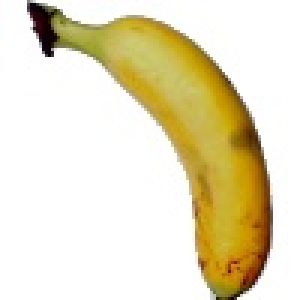
#> input picture fruits_data/Banana/101_100.jpg, 100 x 100 px (shown 3 times larger)
$ jupyter execute Fruit_detection.ipynb
#> lines starting #> are read from the running program, lines starting #| are printed output that depends on the picture
# Fruit Detection with Machine Learning (Python)

[cell 1]
import numpy as np
import matplotlib.pyplot as plt
import cv2
import os

[cell 2]
path='fruits_data/'
fruits_path=[]
for root,folder,files in os.walk(path):
    for file in files:
        fruits_path.append(root+'/'+file)
#> pass 2 of the loop `for root,folder,files in os.walk(path):`:

[cell 3]
fruits_path

[cell 4]
fruits_array=[]
for img in fruits_path:
    image=cv2.imread(img)
#> image is the input picture: shape (100, 100, 3); mean B, G, R 192.8, 222.9, 231.7
    image=cv2.cvtColor(image,cv2.COLOR_BGR2GRAY)
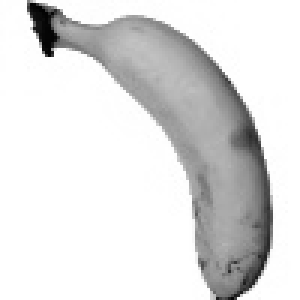
#> image: shape (100, 100) (shown 3 times larger); min 2, max 255, mean 222.1
    fruits_array.append(image)
#> pass 2 of the loop `for img in fruits_path:`:
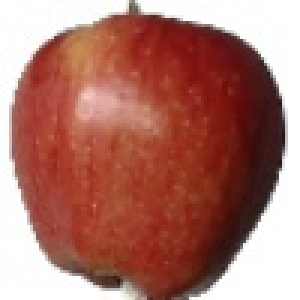
#> input picture fruits_data/Apple/108_100.jpg, 100 x 100 px (shown 3 times larger)
#> image is the input picture: shape (100, 100, 3); mean B, G, R 108.1, 118.1, 173.6
#> `image=cv2.cvtColor(image,cv2.COLOR_BGR2GRAY)`:
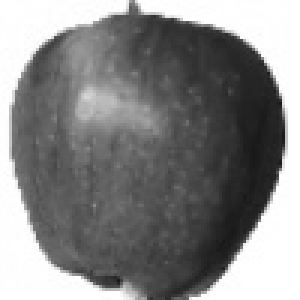
#> image: shape (100, 100) (shown 3 times larger); min 22, max 255, mean 133.6

[cell 5]
fruits_array=np.asarray(fruits_array)
fruits_array.shape
#> Out = (2, 100, 100)

[cell 6]
np.save('FRUITS.npy',fruits_array)

[cell 7]
train_data= np.load('FRUITS.npy')
train_data

[cell 8]
train_data.shape

[cell 9]
labels= os.listdir('fruits_data')
labels

[cell 10]
labelname= {i : labels[i] for i in range(len(labels))}
labelname

[cell 11]
label_len =[]
for root,folder,files in os.walk('fruits_data'):
    label_len.append(len(files))
#> pass 2 of the loop `for root,folder,files in os.walk('fruits_data'):`:

[cell 12]
label_len

[cell 13]
output_labels= np.zeros((len(train_data),1))
slice_1=0
slice_2=0
for i in range(len(label_len)-1):
    slice_1 += label_len[i]
    slice_2 += label_len[i+1]
    print(slice_1,slice_2)
    output_labels[slice_1:slice_2,:]=i

[cell 14]
output_labels

[cell 15]
def distance(x2,x1):
    return np.sqrt(sum((x1 - x2) ** 2))

def knn(x,train,k=5):
    n = train.shape[0]
    d = []
    for i in range(n):
        d.append(distance(x,train[i]))
    d = np.asarray(d)
    indexes = np.argsort(d)[:k]
    sortedLabels = output_labels[indexes]
    count = np.unique(sortedLabels, return_counts=True)
    return count[0][np.argmax(count[1])]

[cell 16]
test_img= cv2.imread('156_100.jpg')
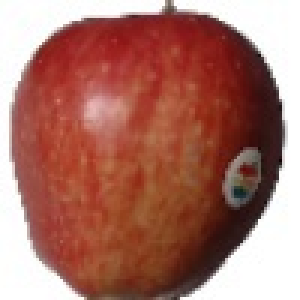
#> input picture 156_100.jpg, 100 x 100 px (shown 3 times larger)
#> test_img is the input picture: shape (100, 100, 3); mean B, G, R 104.2, 115.2, 169.6

[cell 17]
test_img = cv2.cvtColor(test_img,cv2.COLOR_BGR2GRAY)
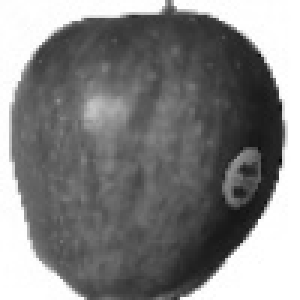
#> test_img: shape (100, 100) (shown 3 times larger); min 6, max 255, mean 130.2
test_img

[cell 18]
test_img.shape
#> Out = (100, 100)

[cell 19]
test_img = cv2.resize(test_img, (100,100))

[cell 20]
train_data=train_data.reshape(train_data.shape[0],-1)

[cell 21]
train_data.shape

[cell 22]
label = knn(test_img.flatten(), train_data)
#> after the loop in knn, `for i in range(n):`: d = [941.1, 774.4]
#> in knn, `indexes = np.argsort(d)[:k]`: indexes = [1, 0]
#> in knn, `count = np.unique(sortedLabels, return_counts=True)`: count = ([0, 1], [1, 1])
#> label = 0
labelname[int(label)]
#> Out = 'Apple'
